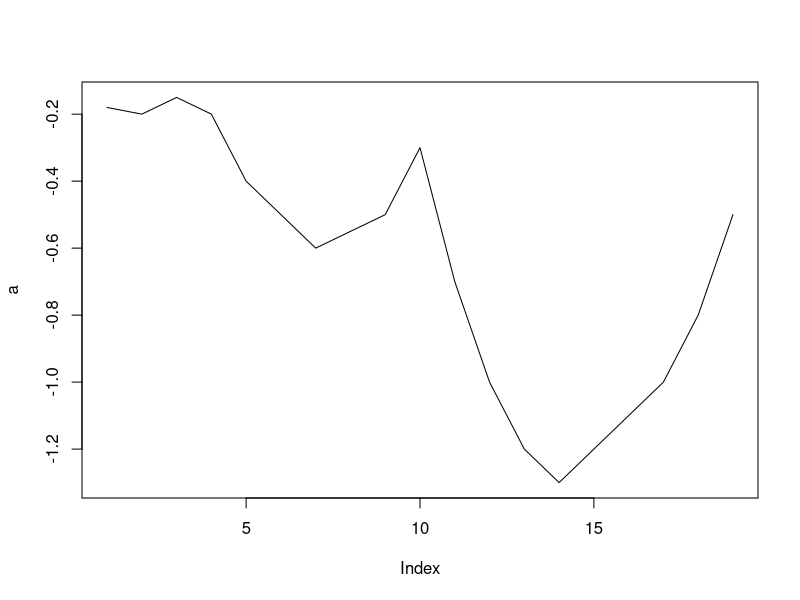
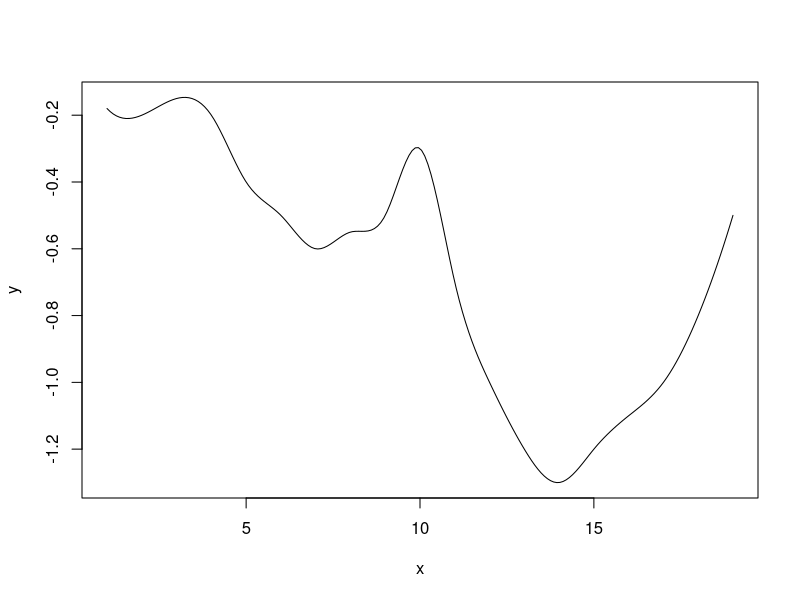
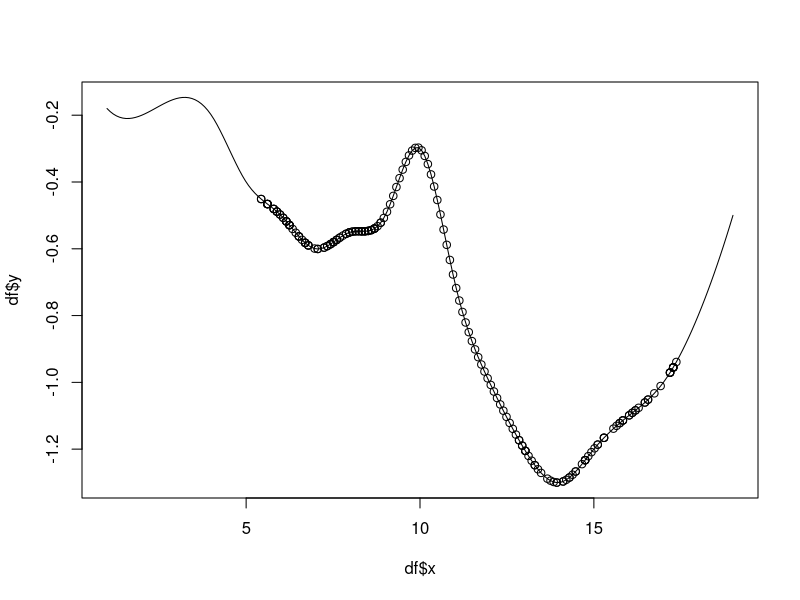
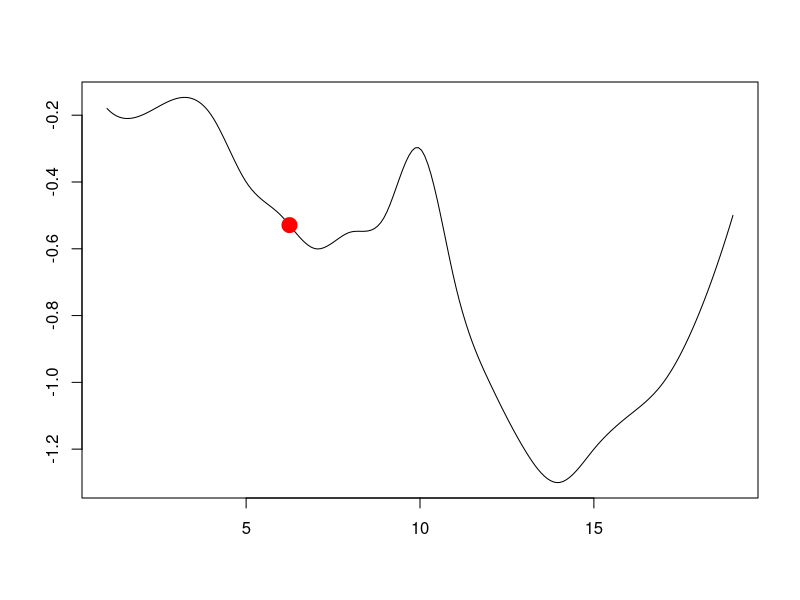
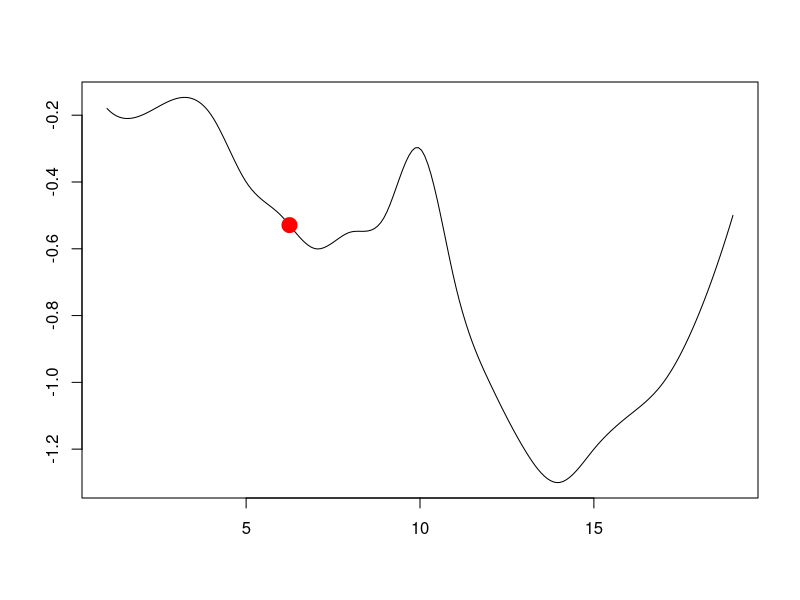
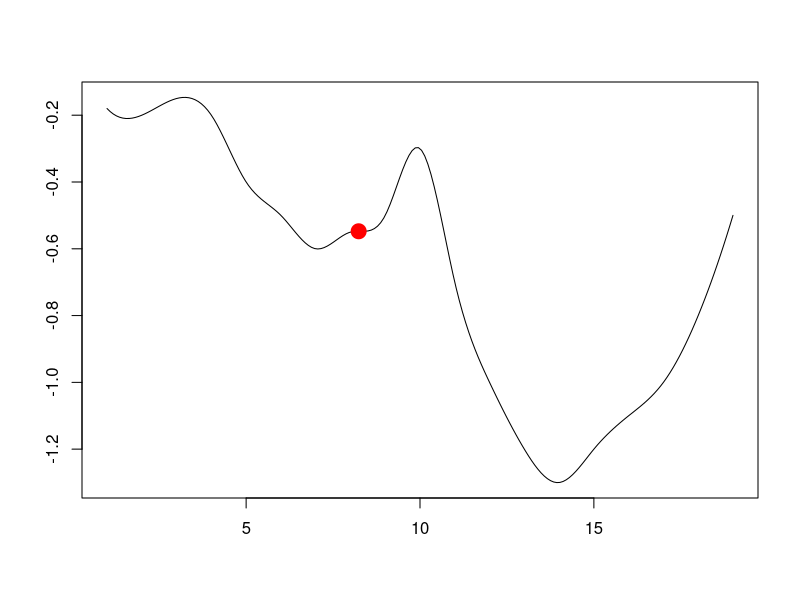
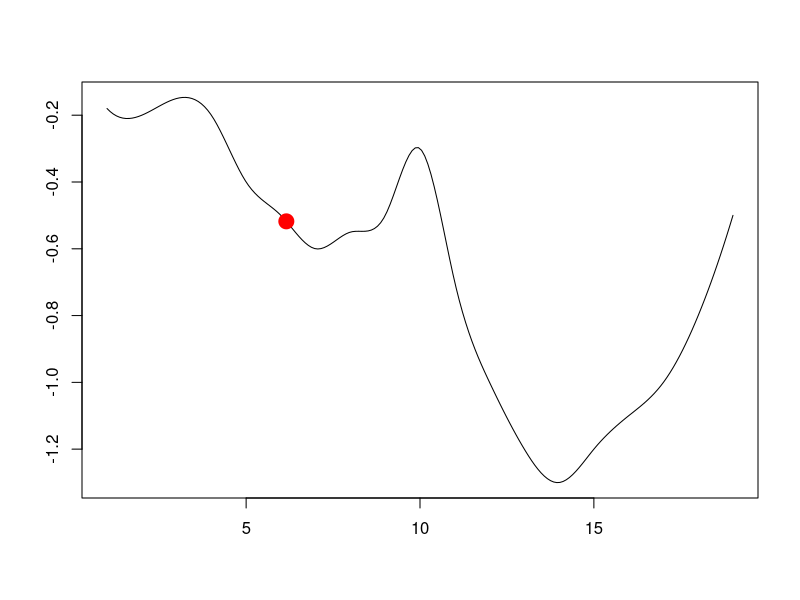
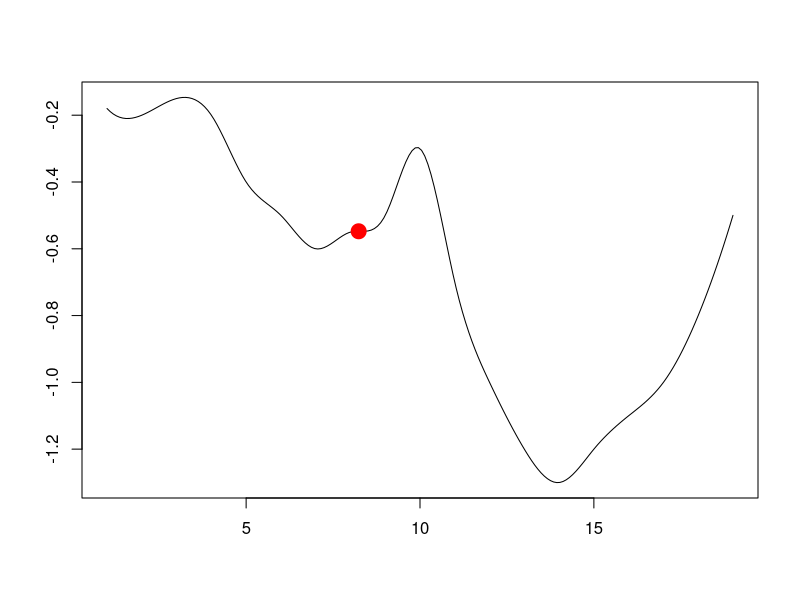

Write the R code that produced these figures, in order. (Note: this script raises an error after producing the figures.)
a = c(-0.18,-0.2,-0.15,-0.2, -0.4, -0.5,-0.6,-0.55,-0.5,-0.3,-0.7,-1,-1.2,-1.3,-1.2,-1.1,-1,-0.8,-0.5)
plot(a, type='l')

df = spline(x = a, n = 200) 

df = data.frame(x = df$x, y = df$y)
plot(df, type= 'l')
df$z = df$y





df$x1 = df$x
df$y1 = df$x

for (i in 1:200){
  #plot(df, type= 'l', xlab = '', ylab='')
    if(i<88){
      zakres = sample(50:88, size= 1)
      df$x1[i] = df$x[zakres]
      df$y1[i] = df$y[zakres]
    } else {
      df$x1[i] = df$x[i]
      df$y1[i] = df$y[i]
    }
}

for (i in 140:200){
  #plot(df, type= 'l', xlab = '', ylab='')
  
    zakres = sample(130:182, size= 1)
    df$x1[i] = df$x[zakres]
    df$y1[i] = df$y[zakres]
}

plot(df$x, df$y, type = 'l')
points(df$x1, df$y1)
df


df$stat = 1:200
# library(gganimate)
# library(ggplot2)
# anim = ggplot(df, aes(x = x, y = y)) +
#   geom_line(aes(x = x, y = y))+
#   geom_point(aes(x=x1,y = y1, group = stat))+
#   transition_states(stat, transition_length = 4, state_length = 1)
# 
# for_mp4 = animate(anim, 200, fps = 10,  width = 900, height = 750, 
#                   renderer = ffmpeg_renderer()) 
# anim_save("animation.mp4", animation = for_mp4 )



for (i in 1:200){
  png(filename = paste0(sprintf(fmt = "%03d", i),".png"))
  plot(x = df$x, y = df$y, type= 'l', xlab = '', ylab='')
  points(df$x1[i], df$y1[i], col='red', pch=19, cex=2)
  dev.off()
}
